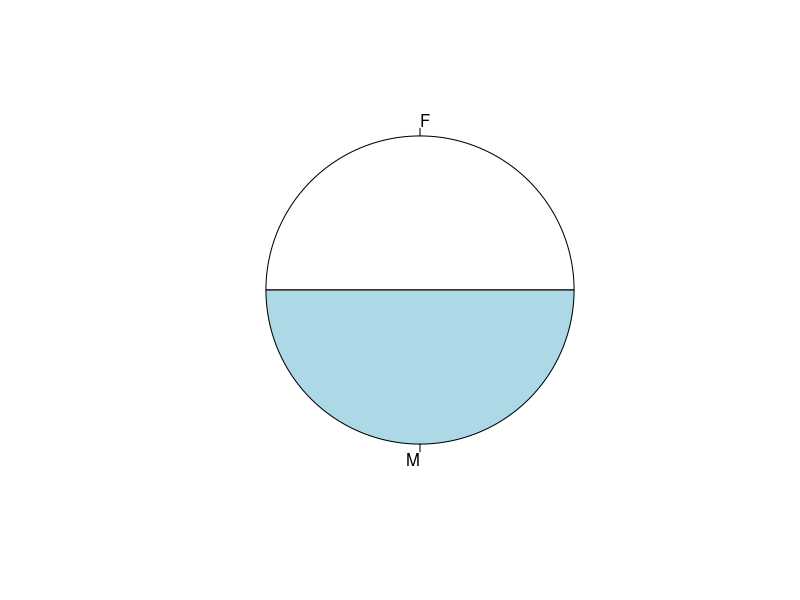
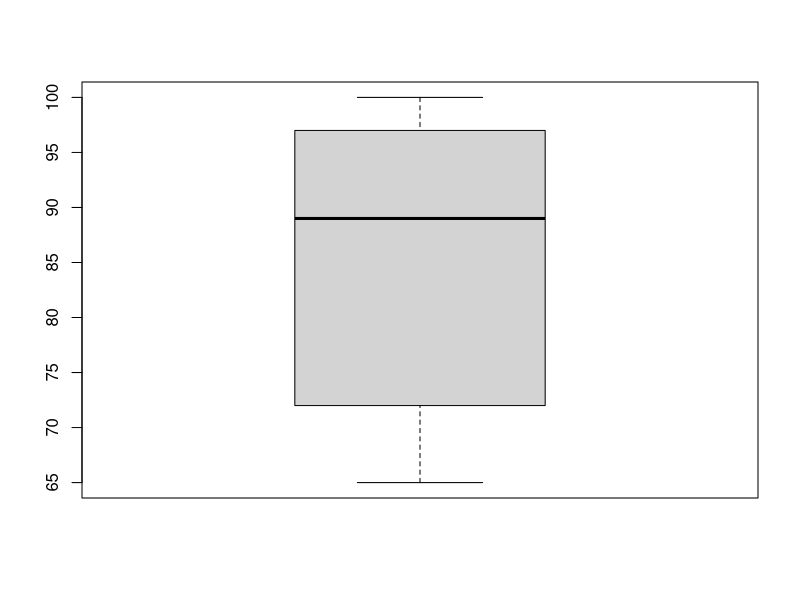
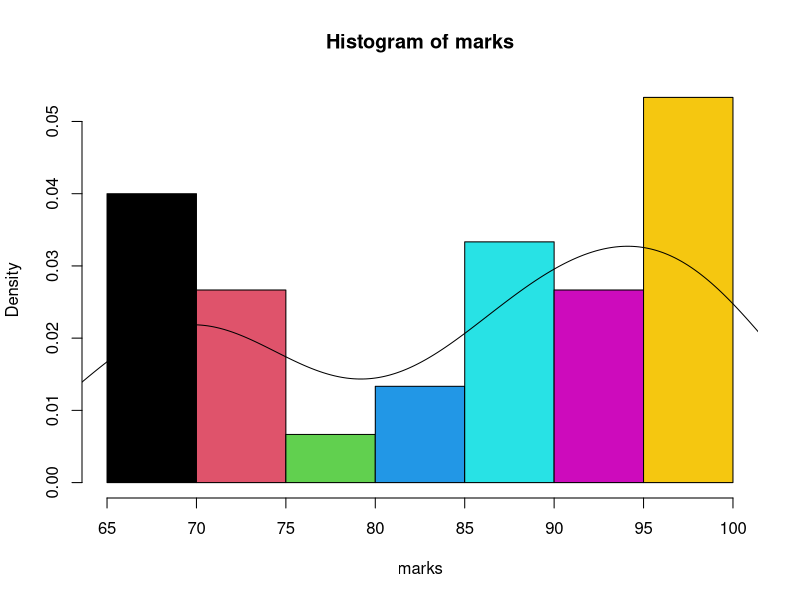

Here is the R script that generated these plots, in order:
rollno = 1:30
#(sname = c(paste('s', 1:30, sep='')))
(sname =paste0('student', 1:30,'-', 'xyz'))
(gender = sample(c('M','F'),size = 30, replace=T, prob=c(.5,.5)))
table(gender)
(age = floor(runif(30, 21, 50)))
(course = sample(c('BTech','MTech','Phd'), size = 30,replace = T, prob = c(.3, .4, .3)))
(marks= ceiling(runif(30,60,100)))
(married = sample(c('TRUE','FALSE'),size = 30, replace=T, prob=c(.6,.4)))


df = data.frame(rollno, sname, gender,age,course, marks, married)
pie(table(gender))
boxplot(marks)
hist(marks, freq = F, breaks = 10,col = 1:10)
lines(density(marks))




df
#str ,dim, class,summary
str(df)
#filter
df$rollno
df$sname
df$gender
df$marks
df$married

